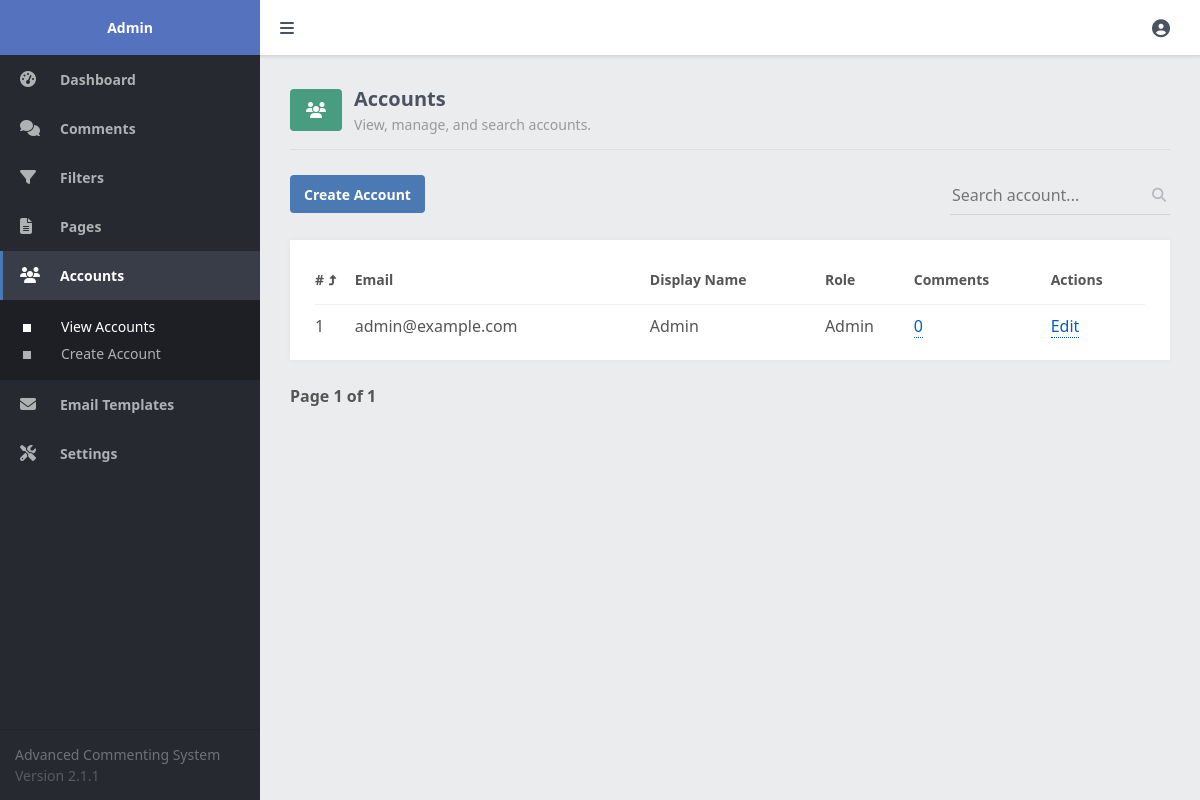
Page /admin/accounts.php (signed in) on the committed database.
### tables this page shows
CREATE TABLE IF NOT EXISTS `accounts` (
  `id` int(11) NOT NULL AUTO_INCREMENT,
  `email` varchar(100) NOT NULL,
  `password` varchar(255) NOT NULL,
  `display_name` varchar(50) NOT NULL,
  `role` enum('Admin','Member') NOT NULL,
  PRIMARY KEY (`id`)
);

### admin/accounts.php (the view, shortened to what this page needs)
<?php
include 'main.php';
$pagination_page = isset($_GET['pagination_page']) ? $_GET['pagination_page'] : 1;
$search = isset($_GET['search']) ? $_GET['search'] : '';
$order = isset($_GET['order']) && $_GET['order'] == 'DESC' ? 'DESC' : 'ASC';
$order_by_whitelist = ['id','email','display_name','role','comments'];
$order_by = isset($_GET['order_by']) && in_array($_GET['order_by'], $order_by_whitelist) ? $_GET['order_by'] : 'id';
$results_per_page = 20;
$param1 = ($pagination_page - 1) * $results_per_page;
$param2 = $results_per_page;
$where = '';
$where .= $search ? 'WHERE (a.email LIKE :search OR a.display_name LIKE :search) ' : '';
$stmt = $pdo->prepare('SELECT COUNT(*) AS total FROM accounts a ' . $where);
$stmt->execute();
$accounts_total = $stmt->fetchColumn();
$stmt = $pdo->prepare('SELECT a.*, (SELECT COUNT(c.id) FROM comments c WHERE c.acc_id = a.id) AS comments FROM accounts a ' . $where . ' ORDER BY ' . $order_by . ' ' . $order . ' LIMIT :start_results,:num_results');
$stmt->bindParam('start_results', $param1, PDO::PARAM_INT);
$stmt->bindParam('num_results', $param2, PDO::PARAM_INT);
$stmt->execute();
$accounts = $stmt->fetchAll(PDO::FETCH_ASSOC);
$url = 'accounts.php?search=' . $search;
?>
<?=template_admin_header('Accounts', 'accounts', 'view')?>
<div class="content-title">
    <div class="title">
        <i class="fa-solid fa-users"></i>
        <div class="txt">
            <h2>Accounts</h2>
            <p>View, manage, and search accounts.</p>
        </div>
    </div>
</div>
<div class="content-header responsive-flex-column pad-top-5">
    <a href="account.php" class="btn">Create Account</a>
    <form action="" method="get">
        <div class="search">
            <label for="search">
                <input id="search" type="text" name="search" placeholder="Search account..." value="<?=htmlspecialchars($search, ENT_QUOTES)?>" class="responsive-width-100">
                <i class="fas fa-search"></i>
            </label>
        </div>
    </form>
</div>
<div class="content-block">
    <div class="table">
        <table>
            <thead>
                <tr>
                    <td class="responsive-hidden"><a href="<?=$url . '&order=' . ($order=='ASC'?'DESC':'ASC') . '&order_by=id'?>">#</a></td>
                    <td><a href="<?=$url . '&order=' . ($order=='ASC'?'DESC':'ASC') . '&order_by=email'?>">Email</a></td>
                    <td><a href="<?=$url . '&order=' . ($order=='ASC'?'DESC':'ASC') . '&order_by=display_name'?>">Display Name</a></td>
                    <td class="responsive-hidden"><a href="<?=$url . '&order=' . ($order=='ASC'?'DESC':'ASC') . '&order_by=role'?>">Role</a></td>
                    <td class="responsive-hidden"><a href="<?=$url . '&order=' . ($order=='ASC'?'DESC':'ASC') . '&order_by=comments'?>">Comments</a></td>
                    <td>Actions</td>
                </tr>
            </thead>
            <tbody>
                <?php if (empty($accounts)): ?>
                <tr>
                    <td colspan="8" style="text-align:center;">There are no accounts</td>
                </tr>
                <?php else: ?>
                <?php foreach ($accounts as $account): ?>
                <tr>
                    <td class="responsive-hidden"><?=$account['id']?></td>
                    <td><?=htmlspecialchars($account['email'], ENT_QUOTES)?></td>
                    <td><?=htmlspecialchars($account['display_name'], ENT_QUOTES)?></td>
                    <td class="responsive-hidden"><?=$account['role']?></td>
                    <td class="responsive-hidden"><a href="comments.php?acc_id=<?=$account['id']?>" class="link1"><?=number_format($account['comments'])?></a></td>
                    <td><a href="account.php?id=<?=$account['id']?>" class="link1">Edit</a></td>
                </tr>
                <?php endforeach; ?>
                <?php endif; ?>
            </tbody>
        </table>
    </div>
</div>
<div class="pagination">
    <span>Page <?=$pagination_page?> of <?=ceil($accounts_total / $results_per_page) == 0 ? 1 : ceil($accounts_total / $results_per_page)?></span>
</div>
<?=template_admin_footer()?>

### admin/admin.css (style rules this page uses)
* { box-sizing: border-box; font-family: system-ui, "Segoe UI", Roboto, Helvetica, Arial, sans-serif, "Apple Color Emoji", "Segoe UI Emoji", "Segoe UI Symbol"; font-size: 16px; }
html { height: 100%; }
body { position: relative; min-height: 100%; color: #555555; background-color: #ebeced; margin: 0; }
h1, h2, h3, h4, h5 { color: #4a5361; margin: 0; padding: 0; }
main h2 { font-size: 20px; padding-bottom: 20px; font-weight: 600; }
main .content-title { border-bottom: 1px solid #dbdddf; display: flex; }
main .content-title h2 { flex: 1; }
main .content-title .title { flex: 1; display: flex; align-items: center; padding-bottom: 15px; }
main .content-title .title i { display: inline-flex; justify-content: center; align-items: center; background-color: #489c80; color: #fff; width: 52px; height: 42px; border-radius: 4px; margin-right: 12px; }
main .content-title .title h2 { padding: 0 0 3px 0; }
main .content-title .title p { margin: 0; font-size: 14px; color: #99999a; font-weight: 500; }
main .content-header { display: flex; justify-content: space-between; }
main .content-header form { display: flex; justify-content: space-between; }
main .content-header form .search input, main .content-header form > select { background-color: transparent; outline: none; border: none; height: 40px; width: 220px; border-bottom: 1px solid #d0d3d5; padding-right: 25px; margin-left: 10px; }
main .content-header .search label { position: relative; }
main .content-header .search i { position: absolute; right: 4px; top: 4px; bottom: 0; font-size: 14px; margin-top: auto; margin-bottom: auto; color: #b5b9bd; }
main .content-block { background-color: #fff; margin-top: 25px; padding: 15px; box-shadow: 0px 0px 5px 1px rgba(0, 0, 0, 0.03); overflow: hidden; }
main .pagination { display: flex; align-items: center; padding: 25px 0; }
main .pagination span { font-weight: 600; }
.table { overflow-x: auto; padding: 0 10px; }
.table table { width: 100%; border-collapse: collapse; }
.table table thead td { font-weight: 600; font-size: 14px; padding: 15px 0; }
.table table thead td a { font-weight: inherit; font-size: inherit; color: inherit; text-decoration: none; }
.table table thead tr { border-bottom: 1px solid #f0f1f2; }
.table table tbody tr:first-child td { padding-top: 10px; }
.table table tbody td { padding: 8px 0; }
.link1, .link2 { text-decoration: none; color: #0060ba; border-bottom: 1px dotted; margin: 0 5px 0 0; }
.btn { display: inline-flex; align-items: center; justify-content: center; text-decoration: none; appearance: none; cursor: pointer; border: 0; background: #4a79b4; color: #FFFFFF; padding: 0 14px; font-size: 14px; font-weight: 600; border-radius: 4px; height: 38px; }
.pad-top-5 { padding-top: 25px; }

### rows in the picture
accounts: id "1", email "admin@example.com", display_name "Admin", role "Admin", comments "0"

### other values in the picture
$pagination_page "1"
ceil($accounts_total / $results_per_page) "1"
